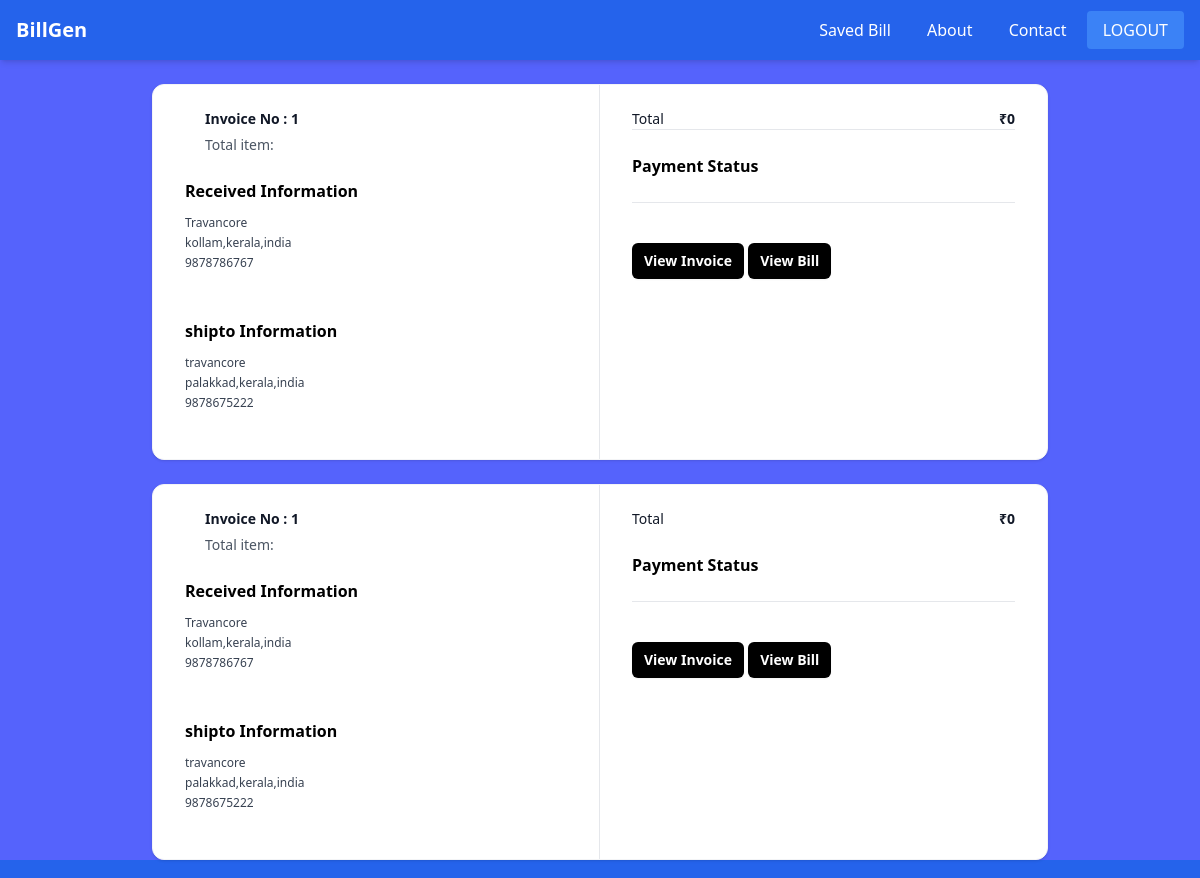
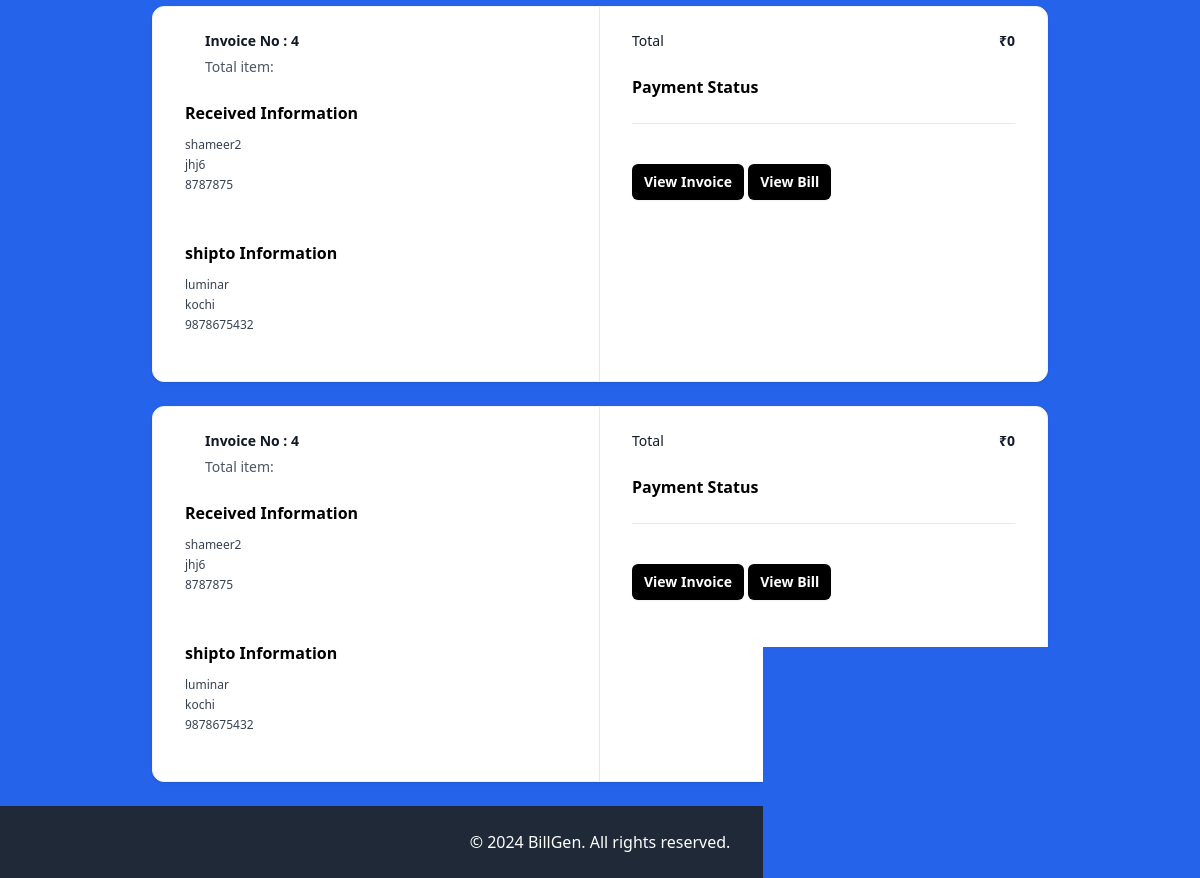
Screenshot of /saved/ (signed in) with the database file from the repository (2 pictures, top to bottom).
### billapp/models.py (models this page shows, shortened)
class ExistingBills(models.Model):
    exbill_obj=models.ForeignKey(ExBill,on_delete=models.CASCADE,related_name="ex_bill_items")
    items_obj = models.ManyToManyField(Item)  # Use ManyToManyField if a bill can have multiple items
    receiver_obj = models.ForeignKey(Receiver, on_delete=models.CASCADE)
    comp_dtl = models.ForeignKey(Company, on_delete=models.CASCADE)
    ship_obj = models.ForeignKey(ShipTo, on_delete=models.CASCADE)

class ShipTo(models.Model):
    ship_obj = models.ForeignKey(Company, on_delete=models.CASCADE, related_name='shipments')  # Linking to Company
    shipping_name = models.CharField(max_length=100)  # Recipient Name
    shipping_address = models.TextField()  # Full Shipping Address
    shipping_city = models.CharField(max_length=100,null=True,blank=True)  # City
    shipping_state = models.CharField(max_length=100,null=True,blank=True)  # State
    shipping_country = models.CharField(max_length=100, default="India",null=True,blank=True)  # Country
    shipping_postal_code = models.CharField(max_length=10, blank=True, null=True)  # Postal Code
    shipping_mobile = models.CharField(max_length=15,null=True,blank=True)  # Primary Mobile Number
    shipping_alternate_phone = models.CharField(max_length=15, blank=True, null=True)  # Alternate Phone Number
    shipping_email = models.EmailField()  # Email Address
    shipping_instructions = models.TextField(blank=True, null=True, help_text="Special instructions for delivery")
    is_active = models.BooleanField(default=True,null=True,blank=True)  # Status: Active/Inactive
    created_at = models.DateTimeField(default=now, editable=False,null=True,blank=True)  # Timestamp for creation
    updated_at = models.DateTimeField(auto_now=True,null=True,blank=True)  # Timestamp for last update
    class Meta:
        verbose_name = "Ship To"
        verbose_name_plural = "Ship To"
        ordering = ['shipping_name']

class Receiver(models.Model):
    receiver_obj = models.ForeignKey(Company, on_delete=models.CASCADE, related_name='receivers')  # Linking to Company
    receiver_name = models.CharField(max_length=100)  # Receiver Name
    receiver_address = models.TextField()  # Receiver Address
    receiver_city = models.CharField(max_length=100,null=True,blank=True)  # City
    receiver_state = models.CharField(max_length=100)  # State
    receiver_country = models.CharField(max_length=100, default="India",null=True,blank=True)  # Country (default to India)
    receiver_postal_code = models.CharField(max_length=10, blank=True, null=True)  # Postal Code
    receiver_mobile = models.CharField(max_length=15,null=True,blank=True)  # Mobile Number
    receiver_alternate_phone = models.CharField(max_length=15, blank=True, null=True)  # Alternate Phone Number
    receiver_email = models.EmailField()  # Email Address
    receiver_GSTIN = models.CharField(max_length=20, blank=True, null=True, help_text="GST Identification Number")
    receiver_pan = models.CharField(max_length=10, blank=True, null=True, help_text="PAN Number")
    is_active = models.BooleanField(default=True,null=True,blank=True)  # Status: Active/Inactive
    created_at = models.DateTimeField(default=now, editable=False,null=True,blank=True)  # Timestamp for creation
    updated_at = models.DateTimeField(auto_now=True,null=True,blank=True)  # Timestamp for last update
    class Meta:
        verbose_name = "Receiver"
        verbose_name_plural = "Receivers"
        ordering = ['receiver_name']

### billapp/views.py (the view)
# urls.py: path('saved/', views.SavedBillSummaryView.as_view(), name='save_bill'),
@method_decorator(decs, name='dispatch')
class SavedBillSummaryView(View):
    template_name="saved_items.html"
    def get(self,request,*args,**kwargs):
        qs=ExistingBills.objects.filter(exbill_obj=request.user.ex_bill)
        return render(request,self.template_name,{"data":qs})

### billapp/templates/saved_items.html (shortened to what this page needs)
{%extends 'base.html'%}
{%block main_block%}
{%for d in data%}
<div class=" mx-auto my-4 max-w-4xl md:my-6">
    <div class="overflow-hidden rounded-xl border border-gray-100 shadow bg-white">
        <div class="grid grid-cols-1 md:grid-cols-2">
            <div class="px-5 py-6 md:border-r md:border-r-gray-200 md:px-8">
                <div class="flow-root">
                    <ul class="-my-7 divide-y divide-gray-200">
                        <li class="flex items-stretch justify-between space-x-5 py-7">
                            <div class="flex flex-1 items-stretch">
                                <div class="ml-5 flex flex-col justify-between">
                                    <div class="flex-1">
                                        <p class="text-sm font-bold text-gray-900">
                                            Invoice No : {{d.ship_obj.id}}
                                        </p>
                                        <p class="mt-1.5 text-sm font-medium text-gray-600">
                                            Total item:
                                        </p>
                                    </div>
                                </div>
                        </li>
                    </ul>
                    <div class="py-6">
                        <h2 class="mb-2 text-base font-bold text-black">
                            Received Information
                        </h2>
                        <p class="mt-3 text-xs font-medium text-gray-700">{{ d.receiver_obj.receiver_name }}</p>
                        <p class="mt-1 text-xs font-medium text-gray-700">{{ d.receiver_obj.receiver_address }}</p>
                        <p class="mt-1 text-xs font-medium text-gray-700">{{ d.receiver_obj.receiver_mobile }}</p>
                    </div>
                    <div class="py-6">
                        <h2 class="mb-2 text-base font-bold text-black">
                            shipto Information
                        </h2>
                        <p class="mt-3 text-xs font-medium text-gray-700">{{ d.ship_obj.shipping_name }}</p>
                        <p class="mt-1 text-xs font-medium text-gray-700">{{ d.ship_obj.shipping_address }}</p>
                        <p class="mt-1 text-xs font-medium text-gray-700">{{ d.ship_obj.shipping_mobile }}</p>
                    </div>
                </div>
            </div>
            <div class="px-5 py-6 md:px-8">
                <div class="flow-root">
                    <div class="-my-6 divide-y divide-gray-200">
                        <ul class="mt-6 space-y-3">
                            <li class="flex items-center justify-between">
                                <p class="text-sm font-medium ">Total</p>
                                <p class="text-sm font-bold ">₹{{ d.item.total_amount|default:"0" }}</p>
                            </li>
                        </ul>
                        <div class="py-6">
                            <h2 class="text-base font-bold text-black">
                                Payment Status
                            </h2>
                        </div>
                        <div class="py-6">
                            <button type="button"
                                class="mt-4 rounded-md bg-black px-3 py-2 text-sm font-semibold text-white shadow-sm hover:bg-black/80 focus-visible:outline focus-visible:outline-2 focus-visible:outline-offset-2 focus-visible:outline-black">
                                <a href="{%url 'invoice' d.id %}">
                                    View Invoice
                            </button>
                            <button type="button"
                                class="mt-4 rounded-md bg-black px-3 py-2 text-sm font-semibold text-white shadow-sm hover:bg-black/80 focus-visible:outline focus-visible:outline-2 focus-visible:outline-offset-2 focus-visible:outline-black">
                                <a href="#">
                                    View Bill
                            </button>
                        </div>
                    </div>
                </div>
            </div>
        </div>
    </div>
</div>
{%endfor%}
{%endblock%}

### rows the page displays
ExistingBills: ship_obj.id "1", receiver_obj.receiver_name "Travancore", receiver_obj.receiver_address "kollam,kerala,india", receiver_obj.receiver_mobile "9878786767", ship_obj.shipping_name "travancore", ship_obj.shipping_address "palakkad,kerala,india", ship_obj.shipping_mobile "9878675222", item.total_amount "0"
ExistingBills: ship_obj.id "1", receiver_obj.receiver_name "Travancore", receiver_obj.receiver_address "kollam,kerala,india", receiver_obj.receiver_mobile "9878786767", ship_obj.shipping_name "travancore", ship_obj.shipping_address "palakkad,kerala,india", ship_obj.shipping_mobile "9878675222", item.total_amount "0"
ExistingBills: ship_obj.id "4", receiver_obj.receiver_name "shameer2", receiver_obj.receiver_address "jhj6", receiver_obj.receiver_mobile "8787875", ship_obj.shipping_name "luminar", ship_obj.shipping_address "kochi", ship_obj.shipping_mobile "9878675432", item.total_amount "0"
ExistingBills: ship_obj.id "4", receiver_obj.receiver_name "shameer2", receiver_obj.receiver_address "jhj6", receiver_obj.receiver_mobile "8787875", ship_obj.shipping_name "luminar", ship_obj.shipping_address "kochi", ship_obj.shipping_mobile "9878675432", item.total_amount "0"
